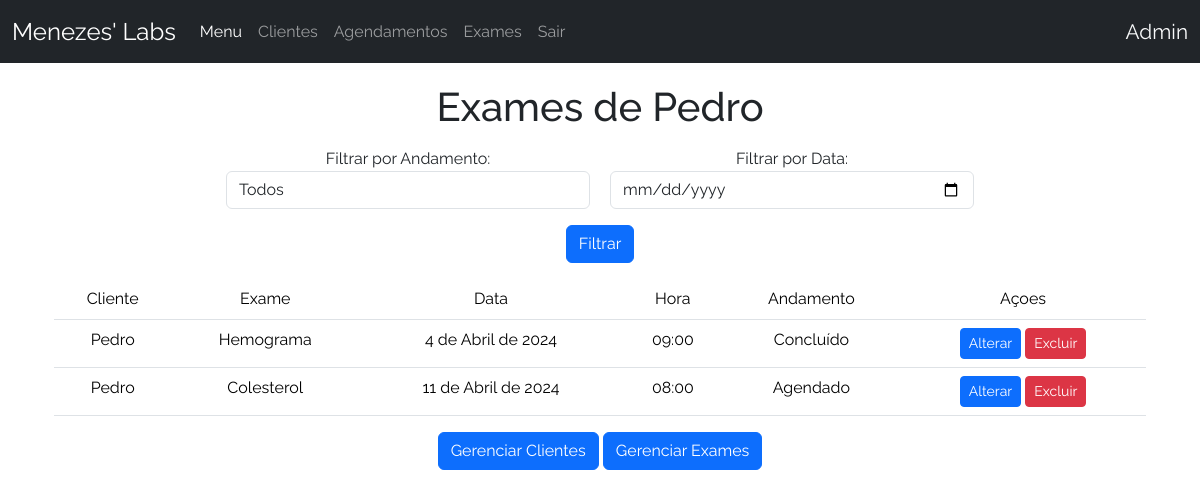
The app's page /usuarios/5/ (signed in) with its own data.
### crud/models.py (models this page shows, shortened)
class Base(models.Model):
    criado = models.DateTimeField(verbose_name ='Criado em',auto_now_add=True)
    modificado = models.DateTimeField(verbose_name ='Modificado em',auto_now=True)
    ativo = models.BooleanField(verbose_name ='Ativo?',default=True)
    class Meta:
        abstract = True

class AgendamentoExame(Base):
    exame = models.ForeignKey(Exame,verbose_name='Exame',on_delete=models.CASCADE)
    data = models.DateField('Data',auto_now=False,auto_now_add=False)
    usuario = models.ForeignKey(User,verbose_name='Usuário',on_delete=models.CASCADE)
    HORARIO_CHOICES = (
    ('07:00', '07:00'),
    ('08:00', '08:00'),
    ('09:00', '09:00'),
    ('10:00', '10:00'),
    ('11:00', '11:00'),
    ('13:00', '13:00'),
    ('14:00', '14:00'),
    ('15:00', '15:00'),
    ('16:00', '16:00'),
    ('17:00', '17:00'),
)
    ANDAMENTO_CHOICES = (
        ('Agendado', 'Agendado'),
        ('Realizado', 'Realizado'),
        ('Enviado ao laboratório', 'Enviado ao laboratório'),
        ('Concluído', 'Concluído'),
        ('Cancelado', 'Cancelado'),
    )
    horario = models.CharField(verbose_name ='Horário', max_length = 5 ,choices=HORARIO_CHOICES)
    andamento = models.CharField(verbose_name ='Andamento',max_length=30,choices=ANDAMENTO_CHOICES,default='Agendado')
    resultado = models.FileField('Resultado',upload_to='pdfs/',null=True,blank=True)
    class Meta:
        verbose_name = 'Agendamento'
        verbose_name_plural = 'Agendamentos'
        ordering = ['data','horario']

class Exame(Base):
    nome = models.CharField('Nome',max_length=100)
    def __str__(self):
        return self.nome
    class Meta:
        verbose_name = 'Exame'
        verbose_name_plural = 'Exames'
        ordering = ['nome']

### crud/views.py (the view)
# urls.py: path('usuarios/<int:pk>/', AdminUserDetailView.as_view(), name='usuario_detail_admin'),
class AdminUserDetailView(UserPassesTestMixin, DetailView):
    model = User
    template_name = 'adm/cliente/detail.html'
    context_object_name = 'usuario'
    def test_func(self):
        return self.request.user.is_superuser
    def get_context_data(self, **kwargs):
        context = super().get_context_data(**kwargs)
        filtro_andamento = self.request.GET.get('filtro_andamento')
        filtro_data = self.request.GET.get('filtro_data')
        usuario = self.get_object()
        agendamentos = usuario.agendamentoexame_set.all()
        if filtro_andamento:
            agendamentos = agendamentos.filter(andamento=filtro_andamento)
        if filtro_data:
            agendamentos = agendamentos.filter(data=filtro_data)
        context['usuario_nome'] = usuario.username.capitalize()
        context['agendamentos'] = agendamentos
        return context

### crud/templates/adm/cliente/detail.html (shortened to what this page needs)
{% extends 'base.html' %}
{% block content %}
<main style="text-align: center;">
    <h1 class="mt-1">Exames de {{usuario_nome}}</h1>
    <div class="container mt-3 ">
        <form class="mb-3" method="get" action="">
            <div class="form-row" style="display: flex; gap:20px; justify-content: center;">
                <div class="col-md-4 mb-3">
                    <label for="filtro_andamento">Filtrar por Andamento:</label>
                    <select class="form-control" name="filtro_andamento" id="filtro_andamento">
                        <option value="">Todos</option>
                    </select>
                </div>
                <div class="col-md-4 mb-3">
                    <label for="filtro_data">Filtrar por Data:</label>
                    <input type="date" class="form-control" name="filtro_data" id="filtro_data">
                </div>
            </div>
            <button type="submit" class="btn btn-primary">Filtrar</button>
        </form>
        <table class="table">
            <thead>
                <tr>
                    <th>Cliente</th>
                    <th>Exame</th>
                    <th>Data</th>
                    <th>Hora</th>
                    <th>Andamento</th>
                    <th>Açoes</th>
                </tr>
            </thead>
            <tbody>
                {% for agendamento in agendamentos %}
                <tr>
                    <td>{{ agendamento.usuario|capfirst }}</td>
                    <td>{{ agendamento.exame }}</td>
                    <td>{{ agendamento.data }}</td>
                    <td>{{ agendamento.horario }}</td>
                    <td>{{ agendamento.andamento }}</td>
                    <td>
                        <a href="{% url 'update_admin' pk=agendamento.pk %}" class="btn btn-primary btn-sm">Alterar</a>
                        <a href="{% url 'delete_admin' pk=agendamento.pk %}" class="btn btn-danger btn-sm">Excluir</a>
                    </td>
                </tr>
                {% endfor %}
            </tbody>
        </table>
        <a class="btn btn-primary mb-4" href="{% url 'usuarios_admin' %}">Gerenciar Clientes</a>
        <a class="btn btn-primary mb-4" href="">Gerenciar Exames</a>
    </div>
</main>
{% endblock %}

### crud/templates/componentes/navbar.html (shortened to what this page needs)
<nav class="navbar navbar-expand-lg navbar-dark bg-dark">
  <div class="container-fluid">
    <a class="navbar-brand" style="font-size: 1.5em;" href="{% url 'index' %}">Menezes' Labs</a>
    <div class="collapse navbar-collapse" id="navbarText">
      <ul class="navbar-nav me-auto mb-2 mb-lg-0">
        <li class="nav-item">
          <a class="nav-link active" aria-current="page" href="{% url 'index' %}">
            {% if user.is_superuser %}
              Menu
            {% else %}
              Meus exames
            {% endif %}
          </a>
        </li>
        {% if user.is_superuser %}
        <li class="nav-item">
          <a class="nav-link" href="{% url 'usuarios_admin' %}">Clientes</a>
        </li>
          <li class="nav-item">
            <a class="nav-link" href="{% url 'admin' %}">Agendamentos</a>
          </li>
          <li class="nav-item">
            <a class="nav-link" href="{% url 'exames_admin' %}">Exames</a>
          </li>
        {% endif %}
        {% if user.is_authenticated %}
          <li class="nav-item">
            <a class="nav-link" href="{% url 'account_logout' %}">Sair</a>
          </li>
        {% endif %}
      </ul>
      {% if user.is_authenticated %}
        <span class="navbar-text text-light ms-auto" style="font-size: 1.3em;">
          {{ user|capfirst }}
        </span>
      {% else %}
        <span class="navbar-text text-light ms-auto" style="font-size: 1.3em;">
          <a class="nav-link" href="{% url 'account_login' %}">Entrar</a>
        </span>
      {% endif %}
    </div>
  </div>
</nav>

### crud/static/styles.css (style rules this page uses)
* { font-family: "Raleway", sans-serif; font-optical-sizing: auto; font-weight: 400; font-style: normal; }
.container { margin-top: 20px; height: 60vh; width: 100vw; }

### records on screen
AgendamentoExame: usuario "Pedro", exame "Hemograma", data "4 de Abril de 2024", horario "09:00", andamento "Concluído"
AgendamentoExame: usuario "Pedro", exame "Colesterol", data "11 de Abril de 2024", horario "08:00", andamento "Agendado"

### other values on screen
{{ user|capfirst }} "Admin"
{{ usuario_nome }} "Pedro"
